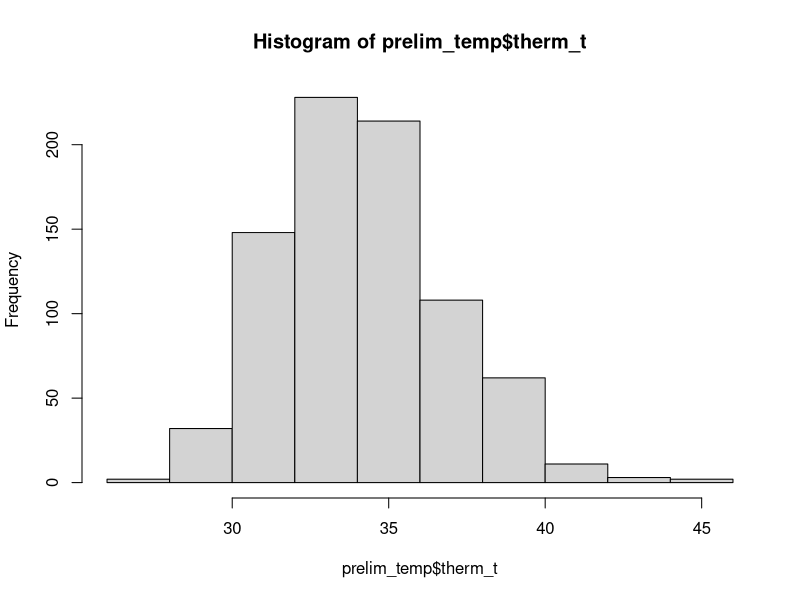
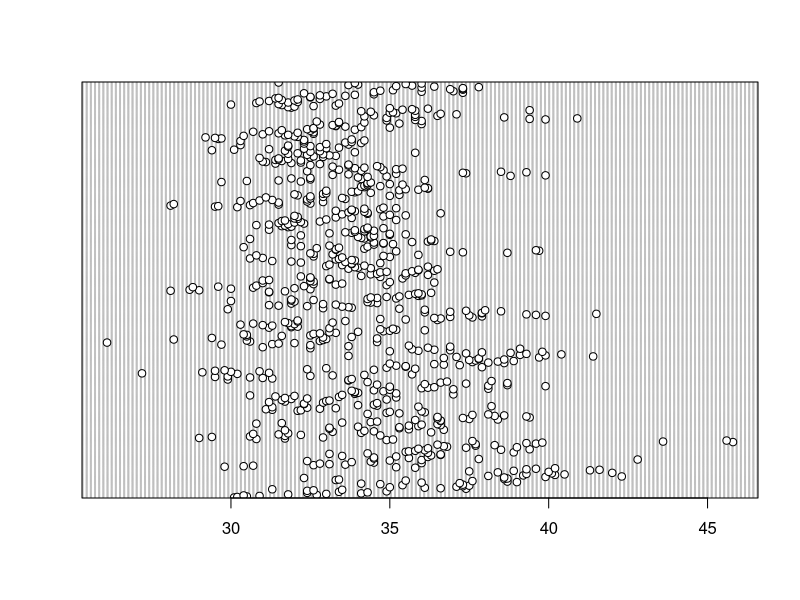
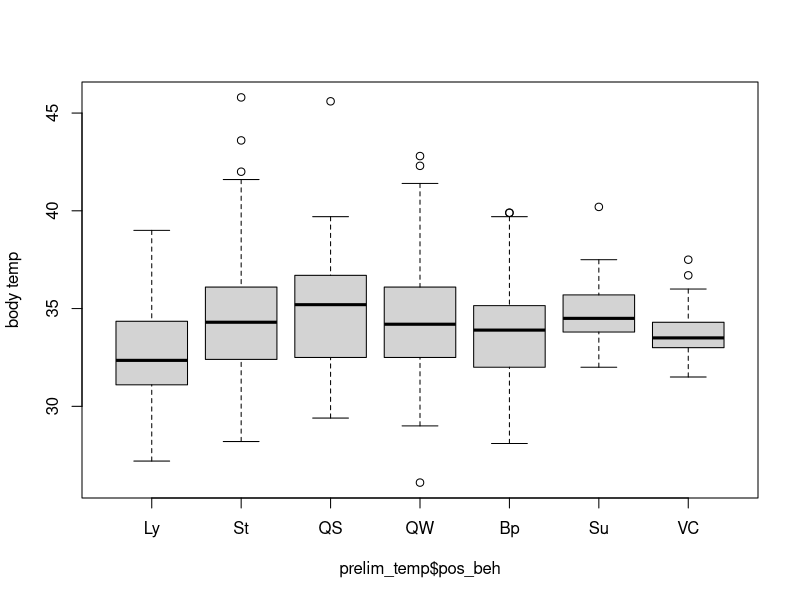
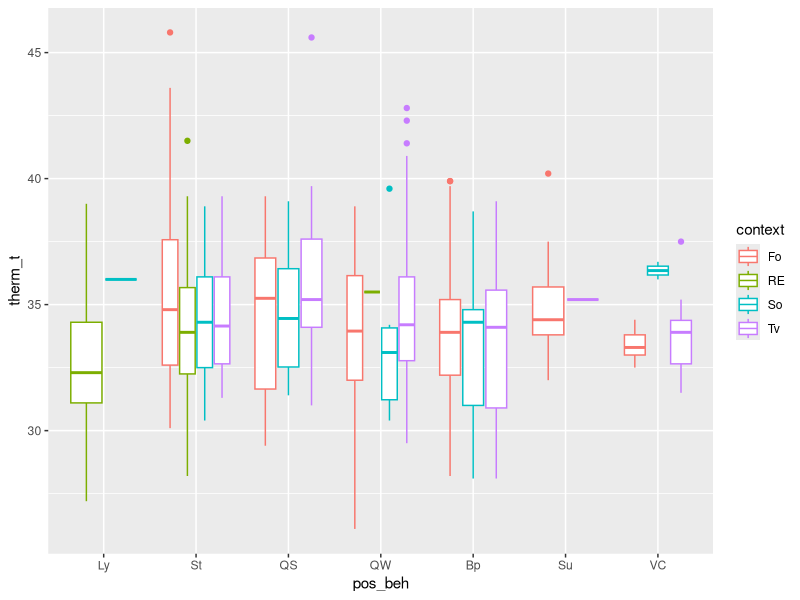
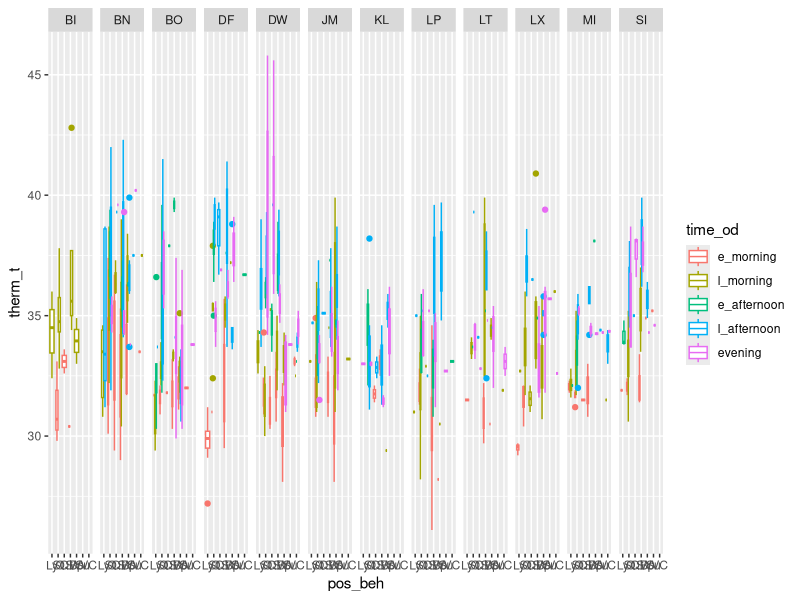
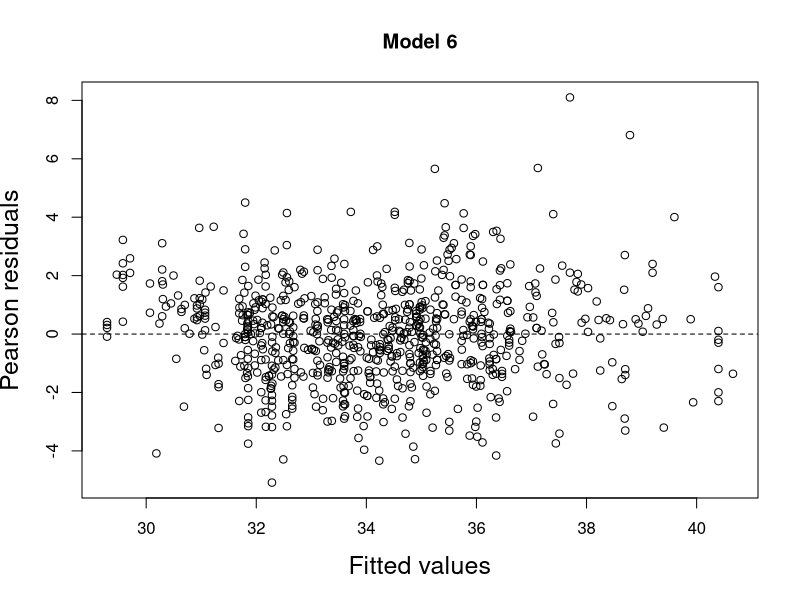
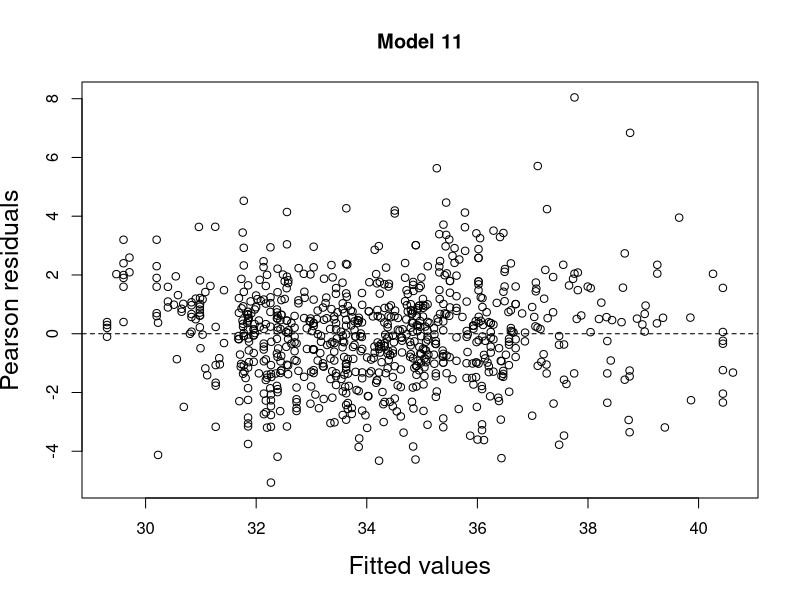
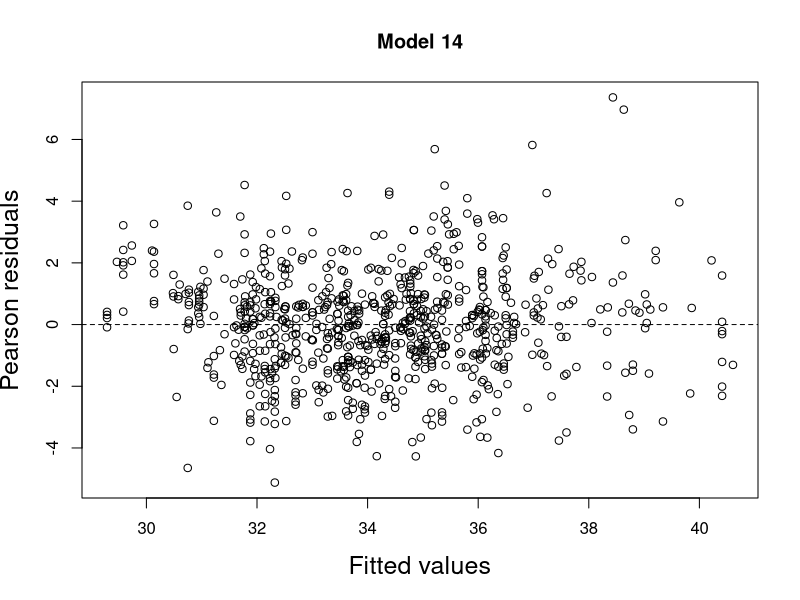

Write R code to recreate these figures, in order.
# load libraries
library(tidyverse) 
library(readr) 
library(lubridate)
library(magrittr)
library(ggplot2)
library(car)
library(emmeans)
library(lme4)

#read in data
prelim_tidy <- read_csv("_data/_tidy/prelim_data_tidycols.csv")
View(prelim_tidy)

bipedal_data <- read_csv("_summary/bipedal_table.csv")
View(bipedal_data)

#Omit any missing values:
summary(is.na(prelim_tidy))

prelim_temp<-na.omit(prelim_tidy)
View(prelim_temp)

#Combine positional behaviors into smaller categories
# suspensory = Cb, Br & QM
#Vertical climb and cling together
prelim_temp$pos_beh[prelim_temp$pos_beh == "Cb"] <- "Su"
prelim_temp$pos_beh[prelim_temp$pos_beh == "Br"] <- "Su"
prelim_temp$pos_beh[prelim_temp$pos_beh == "QM"] <- "Su"
prelim_temp$pos_beh[prelim_temp$pos_beh == "Vci"] <- "VC"
prelim_temp$pos_beh[prelim_temp$pos_beh == "Abp"] <- "Bp"
prelim_temp$pos_beh[prelim_temp$pos_beh == "BpS"] <- "Bp"
prelim_temp$pos_beh[prelim_temp$pos_beh == "BpW"] <- "Bp"
prelim_temp$pos_beh[prelim_temp$pos_beh == "Sq"] <- "St"

############
##re-order levels
prelim_temp$time_od <- factor(prelim_temp$time_od, levels = c("e_morning", "l_morning", "e_afternoon", "l_afternoon", "evening"))
prelim_temp$pos_beh <- factor(prelim_temp$pos_beh, levels = c("Ly", "St", "QS", "QW", "Bp", "Su", "VC"))

###
hist(prelim_temp$therm_t)
dotchart(prelim_temp$therm_t)
boxplot(prelim_temp$therm_t ~ prelim_temp$pos_beh,  ylab="body temp")

# Plot response against each predictor and random effect. 
ggplot(prelim_temp, aes(pos_beh, therm_t, color=context))+
  geom_boxplot()

ggplot(prelim_temp, aes(pos_beh, therm_t, color=time_od))+
  geom_boxplot()+
  facet_grid(.~individual)

##
with(prelim_temp, table(pos_beh, hab_type))
with(prelim_temp, table(pos_beh, time_od))
with(prelim_temp, table(pos_beh, hab_type, time_od))

## choosing models
##GLMER

### full model
therm_mod <- lmer(therm_t ~ pos_beh + time_od + sun + date + hab_type + context + 
                     (1|individual) + pos_beh*hab_type + pos_beh*sun + time_od*sun,
                     data = prelim_temp)

##minus pos_beh/sun interaction
therm_mod2 <- lmer(therm_t ~ pos_beh + time_od + sun + date + hab_type + context + 
                    (1|individual) + pos_beh*hab_type + time_od*sun,
                  data = prelim_temp)

##plus pos_beh*sun, minus pos_beh*hab_type
therm_mod3 <- lmer(therm_t ~ pos_beh + time_od + sun + date + hab_type + context + 
                     (1|individual) + pos_beh*sun + time_od*sun,
                   data = prelim_temp)

##minus interactions with pos_beh
therm_mod4 <- lmer(therm_t ~ pos_beh + time_od + sun + date + hab_type + context + 
                    (1|individual) + time_od*sun,
                  data = prelim_temp)

##minus time_od interaction
therm_mod5 <- lmer(therm_t ~ pos_beh + time_od + sun + date + hab_type + context + 
                     (1|individual) + pos_beh*sun,
                   data = prelim_temp)

##minus all interactions
therm_mod6 <- lmer(therm_t ~ pos_beh + time_od + sun + date + hab_type + context + 
                     (1|individual),
                   data = prelim_temp)

####compare interaction models
AIC(therm_mod3, therm_mod4, therm_mod5, therm_mod6) ###lowest AIC is with no interaction (3226.904; DF: 23)
                                               ###second lowest is time_od*sun (3255.461, DF: 27)
                                               ###continue forward with time_od*sun & no interactions
###############################################################
##time_od*sun models
## minus context 
therm_mod7 <- lmer(therm_t ~ pos_beh + time_od + sun + date + hab_type + 
                     (1|individual) + time_od*sun,
                   data = prelim_temp)

##minus hab_type
therm_mod8 <- lmer(therm_t ~ pos_beh + time_od + sun + date + context + 
                     (1|individual) + time_od*sun,
                   data = prelim_temp)

##minus date
therm_mod9 <- lmer(therm_t ~ pos_beh + time_od + sun + hab_type + context + 
                     (1|individual) + time_od*sun,
                   data = prelim_temp)

##minus hab_type & context
therm_mod10 <- lmer(therm_t ~ pos_beh + time_od + sun + date + 
                     (1|individual) + time_od*sun,
                   data = prelim_temp)
###Compare models
AIC(therm_mod7, therm_mod8, therm_mod9, therm_mod10) ##model 7 and 10 are lowest (3247.068 & 3248.205, resp.)
                                      ##model 8 isn't far off, though, (3255. 603) 
                                 ##and it may be important to include context

###############################################################################
###no interactions
## minus context 
therm_mod11 <- lmer(therm_t ~ pos_beh + time_od + sun + date + hab_type + 
                     (1|individual), data = prelim_temp)

##minus hab_type
therm_mod12 <- lmer(therm_t ~ pos_beh + time_od + sun + date + context + 
                     (1|individual), data = prelim_temp)

##minus date
therm_mod13 <- lmer(therm_t ~ pos_beh + time_od + sun + hab_type + context + 
                     (1|individual), data = prelim_temp)

##minus hab_type & context
therm_mod14 <- lmer(therm_t ~ pos_beh + time_od + sun + date + 
                      (1|individual), data = prelim_temp)

###Compare models
AIC(therm_mod11, therm_mod12, therm_mod13, therm_mod14) ##models 11 and 14 are lowest (3218.163 & 3218.819, resp.)

###compare between types of models
AIC(therm_mod4, therm_mod6, therm_mod7, therm_mod10, therm_mod8, therm_mod11, therm_mod14)
        ##best models (11, 14, 6) exclude context and exclude interactions
        ##run a few more tests and include one with the interaction still (model 7)

### more comparison #########
anova(therm_mod6, therm_mod7) ##not nested, so can't run
anova(therm_mod6, therm_mod11) ##no signif
anova(therm_mod6, therm_mod14) ##no signif
anova(therm_mod11, therm_mod14) ##significance, so model 11 better than 14
                          #####think I'll choose model 11 since it includes habitat type
                        ##### and it's AIC value is best (3218.163 vs. 3226.904 (model 6) & 3218.819 (model 14))

#####################################################################
#extract residuals 
###model 6
E1 <- resid(therm_mod6, type = "pearson")

#plot fitted vs residuals
F1 <- fitted(therm_mod6, type = "response")

plot(x = F1, 
     y = E1, 
     xlab = "Fitted values",
     ylab = "Pearson residuals", 
     main = "Model 6",
     cex.lab = 1.5)
abline(h = 0, lty = 2)

### model 11 ###########
E2 <- resid(therm_mod11, type = "pearson")

#plot fitted vs residuals
F2 <- fitted(therm_mod11, type = "response")

plot(x = F2, 
     y = E2, 
     xlab = "Fitted values",
     ylab = "Pearson residuals", 
     main = "Model 11",
     cex.lab = 1.5)
abline(h = 0, lty = 2)

### model 14 ###########
E3 <- resid(therm_mod14, type = "pearson")

#plot fitted vs residuals
F3 <- fitted(therm_mod14, type = "response")

plot(x = F3, 
     y = E3, 
     xlab = "Fitted values",
     ylab = "Pearson residuals", 
     main = "Model 14",
     cex.lab = 1.5)
abline(h = 0, lty = 2)

### model 7 ###########
E4 <- resid(therm_mod7, type = "pearson")

#plot fitted vs residuals
F4 <- fitted(therm_mod7, type = "response")

plot(x = F4, 
     y = E4, 
     xlab = "Fitted values",
     ylab = "Pearson residuals", 
     main = "Model 7",
     cex.lab = 1.5)
abline(h = 0, lty = 2)

### residual plots all seem relatively normal; cloud around horizontal axis, indicating a good fit
###################################################################
##Model 11 - includes pos_beh, time_od, sun, date, hab_type and (1|individual) 
E2 <- resid(therm_mod11, type = "pearson")

#plot fitted vs residuals
F2 <- fitted(therm_mod11, type = "response")

plot(x = F2, 
     y = E2, 
     xlab = "Fitted values",
     ylab = "Pearson residuals", 
     main = "Model 11",
     cex.lab = 1.5)
abline(h = 0, lty = 2)

boxplot(E2 ~ pos_beh, data=prelim_temp) 
boxplot(E2 ~ time_od, data=prelim_temp)
plot(x=prelim_temp$sun, y=E2)
boxplot(E2 ~ hab_type, data=prelim_temp)
plot(x=prelim_temp$date, y=E2)

model.matrix(therm_mod11)

##summary
summary(therm_mod11) 

##confidence intervals 
confint(therm_mod11) ##maybe I don't need habitat in there because none of the levels are significant

##model 14
summary(therm_mod14)
confint(therm_mod14)
